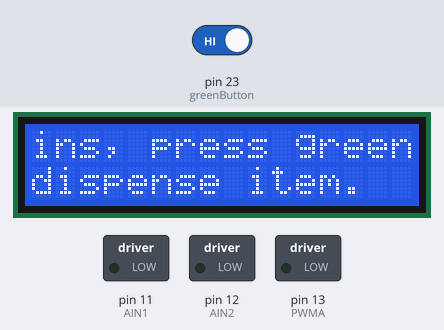
Bench run of a sketch on a simulated Arduino Mega 2560, built with avr-gcc and run on an emulated ATmega2560. On the bench: 16×2 character LCD, switched loads named in the sketch (green lamp = pin HIGH). The inputs (shaded band) are chosen by the test bench; at power-on: pin 23 (greenButton) HIGH.

Above: at 11.4 s.
11.5 s: pin 23 (greenButton) driven LOW
At 21.5 s:
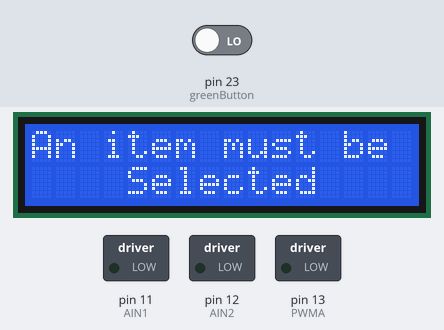
25.5 s: pin 23 (greenButton) driven HIGH
At 26.8 s:
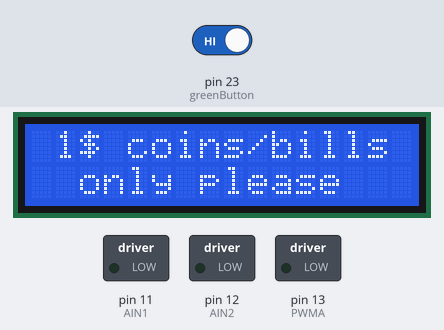
35.7 s: pin 23 (greenButton) driven LOW
At 47.0 s:
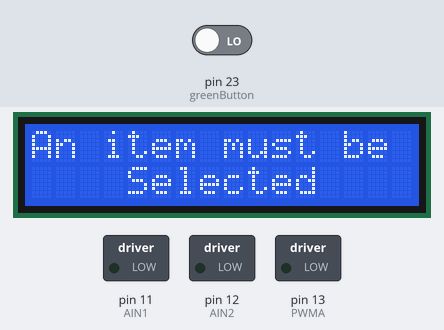

The sketch:

FinalProject_MVP_V1.ino
```cpp
//LCD Library
#include <LiquidCrystal.h>

//Initalize Pins
//Buttons
int blueButton = 22;
int greenButton = 23;

//LCD
LiquidCrystal lcd(26, 27, 30, 31, 34, 35);

//Ultrasonic
const int trigPin = 39;
const int echoPin = 38;

//Motor
const int AIN1 = 11;
const int AIN2 = 12;
const int PWMA = 13;

// Intialize variables
float currentCoins = 0.0;
float returnCoins = 0.0;
//Prices
float chipsCost = 2.5;
//stock
int chipsStock = 5;

bool bluePressed = false;


void setup() {
  //Inputs
  //Buttons
  pinMode(blueButton, INPUT_PULLUP);
  pinMode(greenButton, INPUT_PULLUP);

  //Ultrasonic (input/output)
  pinMode(trigPin, OUTPUT);
  pinMode(echoPin, INPUT);

  //Outputs
  //LCD
  lcd.begin(16, 2);
  lcd.clear();

  //Motor
  pinMode(AIN1, OUTPUT);
  pinMode(AIN2, OUTPUT);
  pinMode(PWMA, OUTPUT);
}

void loop() {
  // Flip between two messages after X seconds when no selection has been made
  if (bluePressed == false && digitalRead(greenButton) == HIGH) {
    // Display a welcome message (top) and  loonies only (bottom)
    lcd.clear();
    lcd.setCursor(1, 0);
    lcd.print("1$ coins/bills");
    lcd.setCursor(2, 1);
    lcd.print("only please");

    //first message for 5 seconds
    delay(5000);
    lcd.clear();

    // Display message telling user to select an item, enter coins, then press green button to confirm and dispense item (scroll)
    lcd.setCursor(0, 0);
    lcd.print("Select item, insert coins, press green");
    lcd.setCursor(0, 1);
    lcd.print("button to confirm and dispense item.");

    delay(1000);

    //scroll to see full message
    for (int positionCounter = 0; positionCounter < 22; positionCounter++) {
      lcd.scrollDisplayLeft();
      delay(250);
    }

    delay(500);

    //go back to (0,0)
    lcd.home();

    delay(1000);

    //scroll to see full message again so bottom row can be read
    for (int positionCounter = 0; positionCounter < 22; positionCounter++) {
      lcd.scrollDisplayLeft();
      delay(250);
    }
    delay(2000);
    lcd.clear();
  }

  //if green button is selected but no other button has been pressed
  if (bluePressed == false && digitalRead(greenButton) == LOW) {
    // Display must select an item
    lcd.clear();
    lcd.setCursor(0, 0);
    lcd.print("An item must be");
    lcd.setCursor(4, 1);
    lcd.print("Selected");
  }

  //if blue button is pressed and have item
  //Display selected: item name and the cost of the item

  //if blue button pressed and item is out of stock
  //Item is out of stock (top), select another item (bottom)

  //if a coin has been insterted (ultrasonic reading)
  //Display current amount

  //if enough money is entered and green button is pressed
  //internally track inventory
  //spin motor to dispense item
  //Display message saying item dispensing
  //Display amount of money returned (if applicable)
  //Display thank you have a nice day
}

//Dispense function to run motor
void dispense() {
  digitalWrite(AIN1, HIGH);
  digitalWrite(AIN2, LOW);

  analogWrite(PWMA, 50);
  //delay(); // stop motor after 1 cycle //Trial and error for getting proper time
  return;
}
```

Measured:
- after the input at 11.5 s, the display: first differs from a run without the input after 9.1 s (image 1)
- after the input at 25.5 s, the display: changes at once (image 2)
- after the input at 35.7 s, the display: first differs from a run without the input after 10.3 s (image 3)
- what the display in image 2 shows lasts 5.0 s, from 25.5 s to 30.5 s
